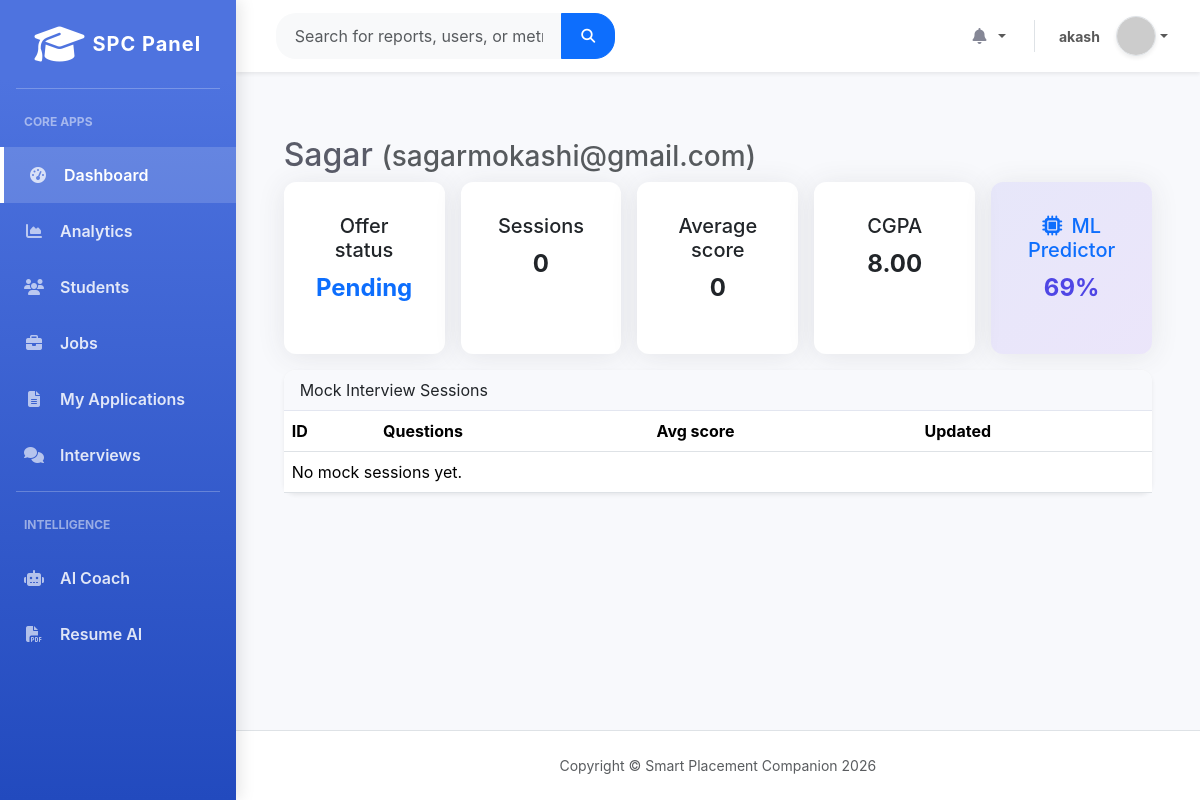
/students/dashboard/3/ (signed in), run on the app's committed database.
### students/models.py (models this page shows, shortened)
class Student(models.Model):
    BRANCH_CHOICES = [
        ('CSE', 'Computer Science'),
        ('ECE', 'Electronics'),
        ('ME', 'Mechanical'),
        ('CE', 'Civil'),
        ('MGT', 'Management'),
    ]
    user = models.OneToOneField(User, null=True, blank=True, on_delete=models.SET_NULL, help_text='Auth user linked to student')
    name = models.CharField(max_length=100)
    email = models.EmailField()
    phone = models.CharField(max_length=20, blank=True, null=True, help_text='Contact Number')
    course = models.CharField(max_length=100)
    branch = models.CharField(max_length=4, choices=BRANCH_CHOICES, default='CSE')
    cgpa = models.DecimalField(max_digits=4, decimal_places=2, default=0.00)
    skills = models.CharField(max_length=255, blank=True, help_text='Comma-separated skills')
    projects = models.TextField(blank=True, null=True, help_text='Brief description of projects or comma separated')
    certifications = models.TextField(blank=True, null=True, help_text='List of certifications')
    linkedin_url = models.URLField(max_length=255, blank=True, null=True)
    github_url = models.URLField(max_length=255, blank=True, null=True)
    bio = models.TextField(blank=True, null=True, help_text='Short professional bio')
    profile_picture = models.ImageField(upload_to='profile_pics/', null=True, blank=True, help_text='Profile Picture Image')
    offer_date = models.DateField(null=True, blank=True, help_text='Date when candidate received an offer')
    resume = models.FileField(upload_to='resumes/', null=True, blank=True, help_text='Student Resume PDF')
    PLACEMENT_CHOICES = (
        ('Placed', 'Placed'),
        ('Not Placed', 'Not Placed')
    )
    placement_status = models.CharField(max_length=20, choices=PLACEMENT_CHOICES, default='Not Placed')
    created_at = models.DateTimeField(auto_now_add=True)
    updated_at = models.DateTimeField(auto_now=True)
    @property
    def has_offer(self):
        return self.offer_date is not None
    @property
    def offer_status(self):
        return 'Offered' if self.has_offer else 'Pending'
    @property
    def session_count(self):
        return self.mockinterviewsession_set.count()
    @property
    def avg_score(self):
        scores = self.mockinterviewsession_set.filter(messages__score__isnull=False).values_list('messages__score', flat=True)
        scores = [s for s in scores if s is not None]
        if not scores:
            return 0
        return round(sum(scores) / len(scores), 2)

### students/views.py (the view, shortened to what this page needs)
# urls.py: path('dashboard/<int:id>/', views.student_detail_dashboard, name='student_detail_dashboard'),
@login_required
def student_detail_dashboard(request, id):
    student = get_object_or_404(Student, id=id)
    if request.user.groups.filter(name='student').exists() and student.user and student.user != request.user:
        return HttpResponseForbidden('Students can only view their own dashboard.')
    sessions = student.mockinterviewsession_set.order_by('-updated_at')
    session_data = []
    from .ml_model import predict_placement
    placement_prob = predict_placement(student.cgpa, student.skills, ats_score=70)
    return render(request, 'students/student_dashboard.html', {
        'student': student,
        'sessions': session_data,
        'placement_prob': placement_prob
    })

### students/ml_model.py (called while the page is built)
def predict_placement(cgpa, skills_text, ats_score=None):
    w_cgpa = 0.8
    w_skills = 0.4
    w_ats = 0.05
    bias = -9.5
    cgpa_val = float(cgpa) if cgpa else 0.0
    skills_count = len([s for s in str(skills_text).split(',') if s.strip()]) if skills_text else 0
    ats_val = float(ats_score) if ats_score else 0.0
    z = bias + (w_cgpa * cgpa_val) + (w_skills * skills_count) + (w_ats * ats_val)
    probability = 1 / (1 + math.exp(-z))
    return round(probability * 100)

### students/models.py (called while the page is built)
    @property
    def unread_notifications_count(self):
        return self.user.notifications.filter(is_read=False).count()

### templates/students/student_dashboard.html (shortened to what this page needs)
{% extends 'base.html' %}
{% block content %}
<div class="py-3">
    <h2>{{ student.name }} <small class="text-muted">({{ student.email }})</small></h2>
    <div class="row g-3 mb-3">
        <div class="col"><div class="card stats-card p-3 text-center h-100"><div class="card-body"><h5>Offer status</h5><p class="fs-4 fw-bold text-primary">{{ student.offer_status }}</p></div></div></div>
        <div class="col"><div class="card stats-card p-3 text-center h-100"><div class="card-body"><h5>Sessions</h5><p class="fs-4 fw-bold text-dark">{{ student.session_count }}</p></div></div></div>
        <div class="col"><div class="card stats-card p-3 text-center h-100"><div class="card-body"><h5>Average score</h5><p class="fs-4 fw-bold text-dark">{{ student.avg_score }}</p></div></div></div>
        <div class="col"><div class="card stats-card p-3 text-center h-100"><div class="card-body"><h5>CGPA</h5><p class="fs-4 fw-bold text-dark">{{ student.cgpa }}</p></div></div></div>
        <div class="col"><div class="card stats-card p-3 text-center h-100" style="background: linear-gradient(135deg, rgba(79, 70, 229, 0.1) 0%, rgba(124, 58, 237, 0.1) 100%);"><div class="card-body"><h5 class="text-primary"><i class="fa-solid fa-microchip me-1"></i> ML Predictor</h5><p class="fs-4 fw-bold" style="color: #4f46e5;">{{ placement_prob }}%</p></div></div></div>
    </div>
    <div class="card shadow-sm">
        <div class="card-header">Mock Interview Sessions</div>
        <div class="card-body p-0">
            <table class="table mb-0">
                <thead><tr><th>ID</th><th>Questions</th><th>Avg score</th><th>Updated</th></tr></thead>
                <tbody>
                {% for s in sessions %}
                    <tr>
                        <td>{{ s.id }}</td>
                        <td>{{ s.questions }}</td>
                        <td>{% if s.avg_score %}{{ s.avg_score }}{% else %}-{% endif %}</td>
                        <td>{{ s.updated_at|date:'SHORT_DATETIME_FORMAT' }}</td>
                    </tr>
                {% empty %}
                    <tr><td colspan="4">No mock sessions yet.</td></tr>
                {% endfor %}
                </tbody>
            </table>
        </div>
    </div>
</div>
{% endblock %}

### templates/includes/navbar.html (shortened to what this page needs)
<nav class="navbar navbar-expand w-100 navbar-light bg-white topbar mb-4 static-top shadow-sm px-4 d-flex justify-content-between">
    <form class="d-none d-sm-inline-block form-inline me-auto ms-md-3 my-2 my-md-0 mw-100 navbar-search">
        <div class="input-group">
            <input type="text" class="form-control bg-light border-0 small" placeholder="Search for reports, users, or metrics..." aria-label="Search" style="border-radius: 20px 0 0 20px; padding: 0.6rem 1.2rem;">
            <button class="btn btn-primary" type="button" style="border-radius: 0 20px 20px 0; padding: 0.6rem 1.2rem;">
                <i class="fas fa-search fa-sm"></i>
            </button>
        </div>
    </form>
    <ul class="navbar-nav ms-auto align-items-center">
        <li class="nav-item dropdown no-arrow mx-1">
            <a class="nav-link dropdown-toggle" href="#" id="alertsDropdown" role="button" data-bs-toggle="dropdown">
                <i class="fas fa-bell fa-fw text-gray-400"></i>
            </a>
        </li>
        <li class="nav-item dropdown no-arrow d-flex align-items-center">
            <a class="nav-link dropdown-toggle d-flex align-items-center" href="#" id="userDropdown" role="button" data-bs-toggle="dropdown">
                <span class="me-3 d-none d-lg-inline text-gray-600 small fw-bold">{{ user.username|default:"Active User" }}</span>
                <img class="img-profile rounded-circle shadow-sm border" src="https://ui-avatars.com/api/?name={{ user.username|default:'Active+User' }}&background=4e73df&color=fff&bold=true" style="width: 2.5rem; height: 2.5rem;">
            </a>
        </li>
    </ul>
</nav>

### templates/base.html (style rules this page uses)
:root { --sidebar-width: 250px; --primary-color: #4e73df; --bg-light: #f8f9fc; --text-gray-400: #d1d3e2; --text-gray-800: #5a5c69; }
body { font-family: 'Inter', -apple-system, BlinkMacSystemFont, "Segoe UI", Roboto, "Helvetica Neue", Arial, sans-serif; background-color: var(--bg-light); overflow-x: hidden; color: var(--text-gray-800); }
.text-gray-400 { color: #858796 !important; }
.card { border: none; border-radius: 0.75rem; box-shadow: 0 0.15rem 1.75rem 0 rgba(58, 59, 69, 0.1); transition: transform 0.2s ease-in-out, box-shadow 0.2s ease; }
.card-header { background-color: #f8f9fc; border-bottom: 1px solid #e3e6f0; border-top-left-radius: 0.75rem !important; border-top-right-radius: 0.75rem !important; }

### data on the page
Student: name "Sagar", email "sagarmokashi@gmail.com", offer_status "Pending", session_count "0", avg_score "0", cgpa "8.00"

### other printed values
{{ user.username|default:"Active User" }} "akash"
{{ placement_prob }} "69"
